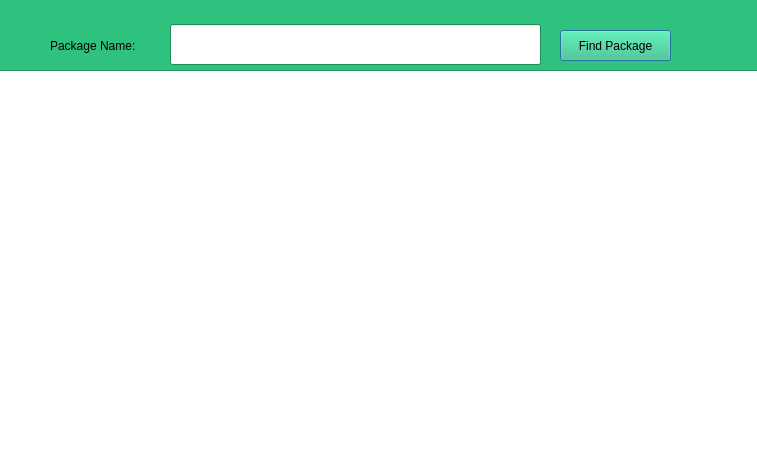
<?xml version="1.0" encoding="UTF-8"?>
<ui version="4.0">
 <class>FindPackage</class>
 <widget class="QDialog" name="FindPackage">
  <property name="geometry">
   <rect>
    <x>0</x>
    <y>0</y>
    <width>757</width>
    <height>457</height>
   </rect>
  </property>
  <property name="minimumSize">
   <size>
    <width>400</width>
    <height>300</height>
   </size>
  </property>
  <property name="maximumSize">
   <size>
    <width>16777215</width>
    <height>16777215</height>
   </size>
  </property>
  <property name="palette">
   <palette>
    <active>
     <colorrole role="WindowText">
      <brush brushstyle="SolidPattern">
       <color alpha="255">
        <red>0</red>
        <green>0</green>
        <blue>0</blue>
       </color>
      </brush>
     </colorrole>
     <colorrole role="Button">
      <brush brushstyle="SolidPattern">
       <color alpha="255">
        <red>46</red>
        <green>194</green>
        <blue>126</blue>
       </color>
      </brush>
     </colorrole>
     <colorrole role="Light">
      <brush brushstyle="SolidPattern">
       <color alpha="255">
        <red>96</red>
        <green>255</green>
        <blue>182</blue>
       </color>
      </brush>
     </colorrole>
     <colorrole role="Midlight">
      <brush brushstyle="SolidPattern">
       <color alpha="255">
        <red>71</red>
        <green>224</green>
        <blue>154</blue>
       </color>
      </brush>
     </colorrole>
     <colorrole role="Dark">
      <brush brushstyle="SolidPattern">
       <color alpha="255">
        <red>23</red>
        <green>97</green>
        <blue>63</blue>
       </color>
      </brush>
     </colorrole>
     <colorrole role="Mid">
      <brush brushstyle="SolidPattern">
       <color alpha="255">
        <red>31</red>
        <green>129</green>
        <blue>84</blue>
       </color>
      </brush>
     </colorrole>
     <colorrole role="Text">
      <brush brushstyle="SolidPattern">
       <color alpha="255">
        <red>0</red>
        <green>0</green>
        <blue>0</blue>
       </color>
      </brush>
     </colorrole>
     <colorrole role="BrightText">
      <brush brushstyle="SolidPattern">
       <color alpha="255">
        <red>255</red>
        <green>255</green>
        <blue>255</blue>
       </color>
      </brush>
     </colorrole>
     <colorrole role="ButtonText">
      <brush brushstyle="SolidPattern">
       <color alpha="255">
        <red>0</red>
        <green>0</green>
        <blue>0</blue>
       </color>
      </brush>
     </colorrole>
     <colorrole role="Base">
      <brush brushstyle="SolidPattern">
       <color alpha="255">
        <red>255</red>
        <green>255</green>
        <blue>255</blue>
       </color>
      </brush>
     </colorrole>
     <colorrole role="Window">
      <brush brushstyle="SolidPattern">
       <color alpha="255">
        <red>46</red>
        <green>194</green>
        <blue>126</blue>
       </color>
      </brush>
     </colorrole>
     <colorrole role="Shadow">
      <brush brushstyle="SolidPattern">
       <color alpha="255">
        <red>0</red>
        <green>0</green>
        <blue>0</blue>
       </color>
      </brush>
     </colorrole>
     <colorrole role="AlternateBase">
      <brush brushstyle="SolidPattern">
       <color alpha="255">
        <red>150</red>
        <green>224</green>
        <blue>190</blue>
       </color>
      </brush>
     </colorrole>
     <colorrole role="ToolTipBase">
      <brush brushstyle="SolidPattern">
       <color alpha="255">
        <red>255</red>
        <green>255</green>
        <blue>220</blue>
       </color>
      </brush>
     </colorrole>
     <colorrole role="ToolTipText">
      <brush brushstyle="SolidPattern">
       <color alpha="255">
        <red>0</red>
        <green>0</green>
        <blue>0</blue>
       </color>
      </brush>
     </colorrole>
     <colorrole role="PlaceholderText">
      <brush brushstyle="SolidPattern">
       <color alpha="127">
        <red>0</red>
        <green>0</green>
        <blue>0</blue>
       </color>
      </brush>
     </colorrole>
     <colorrole role="Accent">
      <brush brushstyle="SolidPattern">
       <color alpha="255">
        <red>255</red>
        <green>255</green>
        <blue>255</blue>
       </color>
      </brush>
     </colorrole>
    </active>
    <inactive>
     <colorrole role="WindowText">
      <brush brushstyle="SolidPattern">
       <color alpha="255">
        <red>0</red>
        <green>0</green>
        <blue>0</blue>
       </color>
      </brush>
     </colorrole>
     <colorrole role="Button">
      <brush brushstyle="SolidPattern">
       <color alpha="255">
        <red>46</red>
        <green>194</green>
        <blue>126</blue>
       </color>
      </brush>
     </colorrole>
     <colorrole role="Light">
      <brush brushstyle="SolidPattern">
       <color alpha="255">
        <red>96</red>
        <green>255</green>
        <blue>182</blue>
       </color>
      </brush>
     </colorrole>
     <colorrole role="Midlight">
      <brush brushstyle="SolidPattern">
       <color alpha="255">
        <red>71</red>
        <green>224</green>
        <blue>154</blue>
       </color>
      </brush>
     </colorrole>
     <colorrole role="Dark">
      <brush brushstyle="SolidPattern">
       <color alpha="255">
        <red>23</red>
        <green>97</green>
        <blue>63</blue>
       </color>
      </brush>
     </colorrole>
     <colorrole role="Mid">
      <brush brushstyle="SolidPattern">
       <color alpha="255">
        <red>31</red>
        <green>129</green>
        <blue>84</blue>
       </color>
      </brush>
     </colorrole>
     <colorrole role="Text">
      <brush brushstyle="SolidPattern">
       <color alpha="255">
        <red>0</red>
        <green>0</green>
        <blue>0</blue>
       </color>
      </brush>
     </colorrole>
     <colorrole role="BrightText">
      <brush brushstyle="SolidPattern">
       <color alpha="255">
        <red>255</red>
        <green>255</green>
        <blue>255</blue>
       </color>
      </brush>
     </colorrole>
     <colorrole role="ButtonText">
      <brush brushstyle="SolidPattern">
       <color alpha="255">
        <red>0</red>
        <green>0</green>
        <blue>0</blue>
       </color>
      </brush>
     </colorrole>
     <colorrole role="Base">
      <brush brushstyle="SolidPattern">
       <color alpha="255">
        <red>255</red>
        <green>255</green>
        <blue>255</blue>
       </color>
      </brush>
     </colorrole>
     <colorrole role="Window">
      <brush brushstyle="SolidPattern">
       <color alpha="255">
        <red>46</red>
        <green>194</green>
        <blue>126</blue>
       </color>
      </brush>
     </colorrole>
     <colorrole role="Shadow">
      <brush brushstyle="SolidPattern">
       <color alpha="255">
        <red>0</red>
        <green>0</green>
        <blue>0</blue>
       </color>
      </brush>
     </colorrole>
     <colorrole role="AlternateBase">
      <brush brushstyle="SolidPattern">
       <color alpha="255">
        <red>150</red>
        <green>224</green>
        <blue>190</blue>
       </color>
      </brush>
     </colorrole>
     <colorrole role="ToolTipBase">
      <brush brushstyle="SolidPattern">
       <color alpha="255">
        <red>255</red>
        <green>255</green>
        <blue>220</blue>
       </color>
      </brush>
     </colorrole>
     <colorrole role="ToolTipText">
      <brush brushstyle="SolidPattern">
       <color alpha="255">
        <red>0</red>
        <green>0</green>
        <blue>0</blue>
       </color>
      </brush>
     </colorrole>
     <colorrole role="PlaceholderText">
      <brush brushstyle="SolidPattern">
       <color alpha="127">
        <red>0</red>
        <green>0</green>
        <blue>0</blue>
       </color>
      </brush>
     </colorrole>
     <colorrole role="Accent">
      <brush brushstyle="SolidPattern">
       <color alpha="255">
        <red>255</red>
        <green>255</green>
        <blue>255</blue>
       </color>
      </brush>
     </colorrole>
    </inactive>
    <disabled>
     <colorrole role="WindowText">
      <brush brushstyle="SolidPattern">
       <color alpha="255">
        <red>23</red>
        <green>97</green>
        <blue>63</blue>
       </color>
      </brush>
     </colorrole>
     <colorrole role="Button">
      <brush brushstyle="SolidPattern">
       <color alpha="255">
        <red>46</red>
        <green>194</green>
        <blue>126</blue>
       </color>
      </brush>
     </colorrole>
     <colorrole role="Light">
      <brush brushstyle="SolidPattern">
       <color alpha="255">
        <red>96</red>
        <green>255</green>
        <blue>182</blue>
       </color>
      </brush>
     </colorrole>
     <colorrole role="Midlight">
      <brush brushstyle="SolidPattern">
       <color alpha="255">
        <red>71</red>
        <green>224</green>
        <blue>154</blue>
       </color>
      </brush>
     </colorrole>
     <colorrole role="Dark">
      <brush brushstyle="SolidPattern">
       <color alpha="255">
        <red>23</red>
        <green>97</green>
        <blue>63</blue>
       </color>
      </brush>
     </colorrole>
     <colorrole role="Mid">
      <brush brushstyle="SolidPattern">
       <color alpha="255">
        <red>31</red>
        <green>129</green>
        <blue>84</blue>
       </color>
      </brush>
     </colorrole>
     <colorrole role="Text">
      <brush brushstyle="SolidPattern">
       <color alpha="255">
        <red>23</red>
        <green>97</green>
        <blue>63</blue>
       </color>
      </brush>
     </colorrole>
     <colorrole role="BrightText">
      <brush brushstyle="SolidPattern">
       <color alpha="255">
        <red>255</red>
        <green>255</green>
        <blue>255</blue>
       </color>
      </brush>
     </colorrole>
     <colorrole role="ButtonText">
      <brush brushstyle="SolidPattern">
       <color alpha="255">
        <red>23</red>
        <green>97</green>
        <blue>63</blue>
       </color>
      </brush>
     </colorrole>
     <colorrole role="Base">
      <brush brushstyle="SolidPattern">
       <color alpha="255">
        <red>46</red>
        <green>194</green>
        <blue>126</blue>
       </color>
      </brush>
     </colorrole>
     <colorrole role="Window">
      <brush brushstyle="SolidPattern">
       <color alpha="255">
        <red>46</red>
        <green>194</green>
        <blue>126</blue>
       </color>
      </brush>
     </colorrole>
     <colorrole role="Shadow">
      <brush brushstyle="SolidPattern">
       <color alpha="255">
        <red>0</red>
        <green>0</green>
        <blue>0</blue>
       </color>
      </brush>
     </colorrole>
     <colorrole role="AlternateBase">
      <brush brushstyle="SolidPattern">
       <color alpha="255">
        <red>46</red>
        <green>194</green>
        <blue>126</blue>
       </color>
      </brush>
     </colorrole>
     <colorrole role="ToolTipBase">
      <brush brushstyle="SolidPattern">
       <color alpha="255">
        <red>255</red>
        <green>255</green>
        <blue>220</blue>
       </color>
      </brush>
     </colorrole>
     <colorrole role="ToolTipText">
      <brush brushstyle="SolidPattern">
       <color alpha="255">
        <red>0</red>
        <green>0</green>
        <blue>0</blue>
       </color>
      </brush>
     </colorrole>
     <colorrole role="PlaceholderText">
      <brush brushstyle="SolidPattern">
       <color alpha="127">
        <red>23</red>
        <green>97</green>
        <blue>63</blue>
       </color>
      </brush>
     </colorrole>
     <colorrole role="Accent">
      <brush brushstyle="SolidPattern">
       <color alpha="255">
        <red>60</red>
        <green>252</green>
        <blue>164</blue>
       </color>
      </brush>
     </colorrole>
    </disabled>
   </palette>
  </property>
  <property name="windowTitle">
   <string>Find Package</string>
  </property>
  <widget class="QLabel" name="label">
   <property name="geometry">
    <rect>
     <x>50</x>
     <y>30</y>
     <width>111</width>
     <height>31</height>
    </rect>
   </property>
   <property name="text">
    <string>Package Name:</string>
   </property>
  </widget>
  <widget class="QLineEdit" name="txtPackageName">
   <property name="geometry">
    <rect>
     <x>170</x>
     <y>24</y>
     <width>371</width>
     <height>41</height>
    </rect>
   </property>
  </widget>
  <widget class="QPushButton" name="btnFindPackage">
   <property name="geometry">
    <rect>
     <x>560</x>
     <y>30</y>
     <width>111</width>
     <height>31</height>
    </rect>
   </property>
   <property name="text">
    <string>Find Package</string>
   </property>
  </widget>
  <widget class="QTableView" name="tableView">
   <property name="geometry">
    <rect>
     <x>-5</x>
     <y>70</y>
     <width>791</width>
     <height>391</height>
    </rect>
   </property>
  </widget>
 </widget>
 <resources/>
 <connections/>
</ui>
